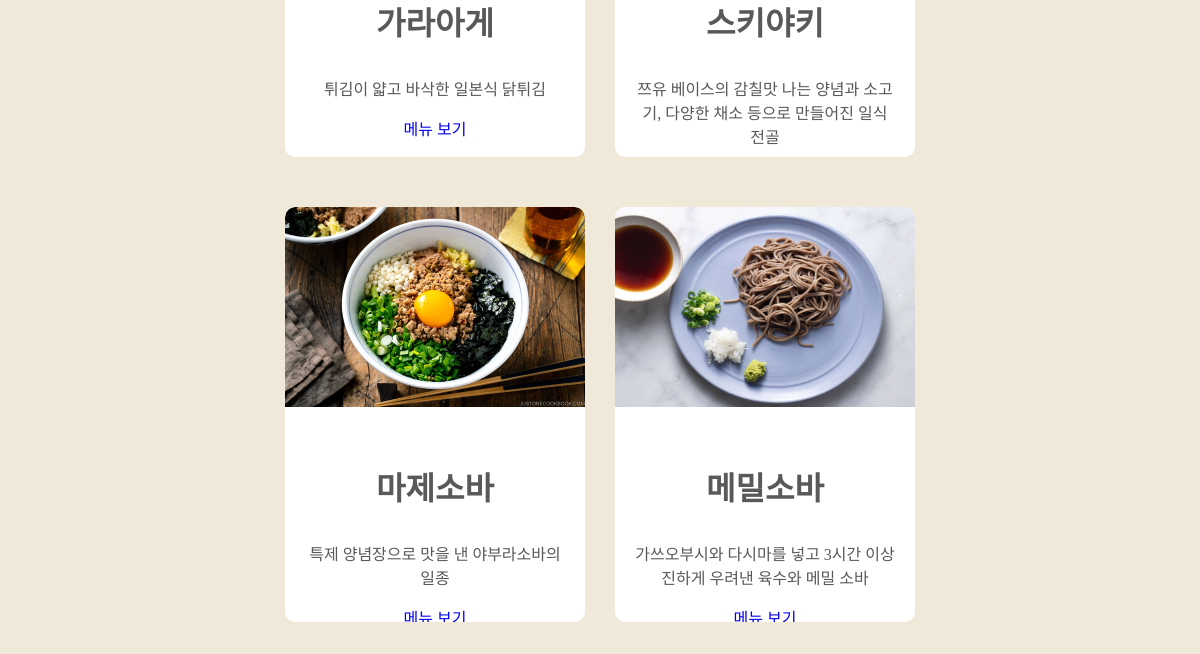
The app's page /foods/ (lower part), older data.
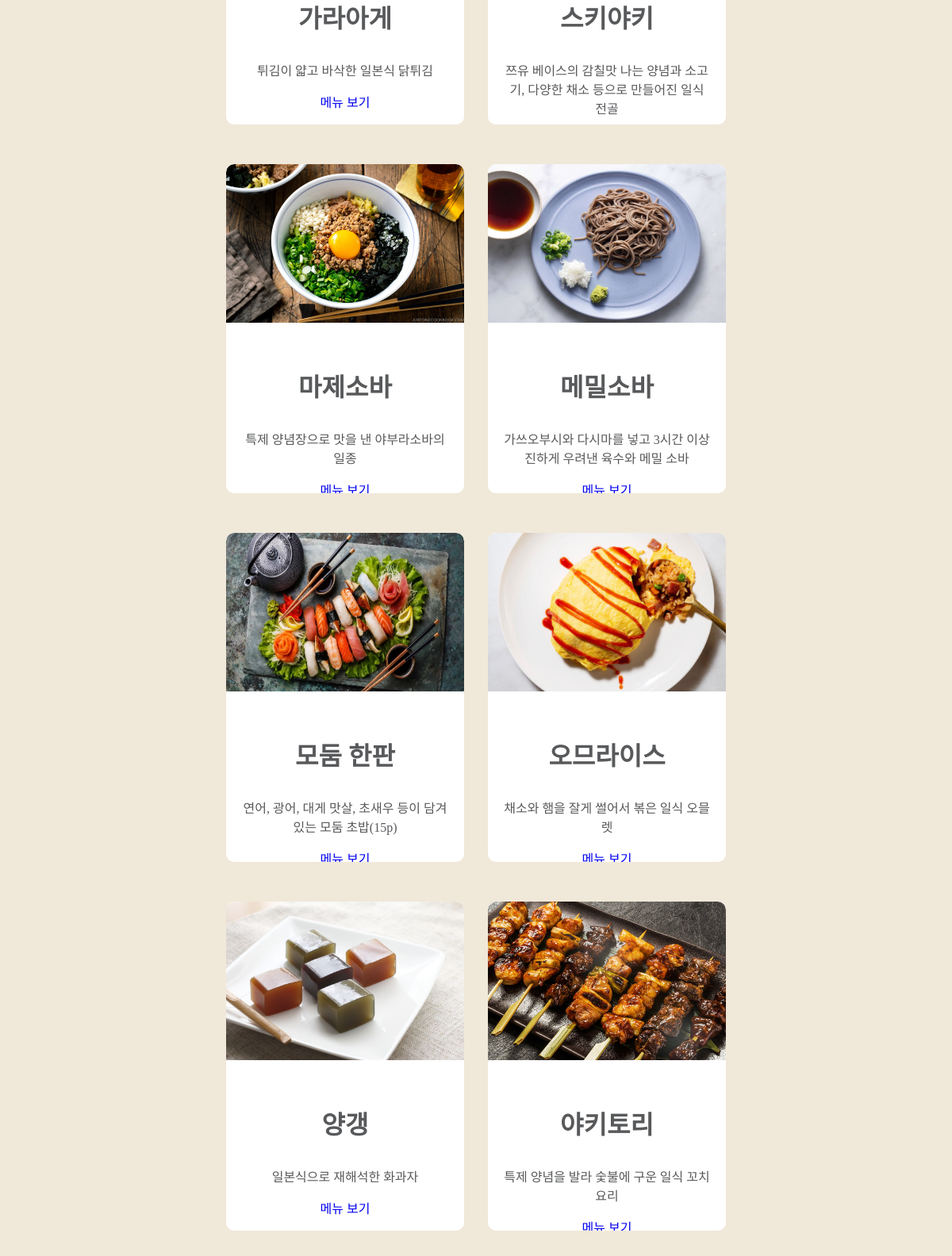
The same page, newer data.
### foods/models.py (models this page shows, shortened)
class Menu(models.Model):
    name = models.CharField(max_length=50)
    desc = models.CharField(max_length=200)
    price = models.IntegerField()
    img = models.CharField(max_length=300)

### foods/views.py (the view)
# urls.py: path('', views.index),
def index(request):
    today = datetime.today().date()
    context = dict()
    menus = Menu.objects.all()
    context["date"] = today
    context["menus"] = menus
    return render(request, 'foods/index.html', context=context)

### foods/templates/foods/index.html (shortened to what this page needs)
{% extends './base.html' %}
{% load static%}
{% block food-container %}
  {% for menu in menus %}
    <div class="food">
      <img src={% get_static_prefix %}{{menu.img}} width="300px" height="200px"/>
      <div class="info">
        <h3>{{menu.name}}</h3>
        <P>{{menu.desc}}</p>
        <a href="#">메뉴 보기</a>
      </div>
    </div>
  {% endfor %}
{% endblock food-container %}

Row changes from the older to the newer data that the page shows:
added Menu: img (picture), name "모둠 한판", desc "연어, 광어, 대게 맛살, 초새우 등이 담겨있는 모둠 초밥(15p)"
added Menu: img (picture), name "오므라이스", desc "채소와 햄을 잘게 썰어서 볶은 일식 오믈렛"
added Menu: img (picture), name "양갱", desc "일본식으로 재해석한 화과자"
added Menu: img (picture), name "야키토리", desc "특제 양념을 발라 숯불에 구운 일식 꼬치 요리"
